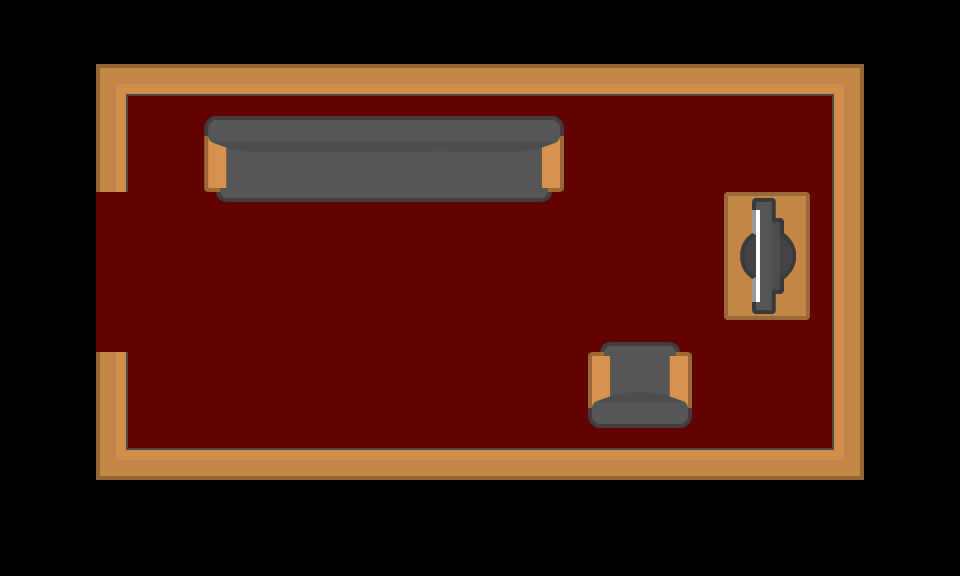

A level layout from a 2D game, rendered from its tile map. Below: a short description, then the map file with its tile-grid data intact:
An orthogonal 30x18 tile map with 32x32 px tiles, 3 tile layers (Tile Layer 1, Tile Layer 2, Tile Layer 3), 2 tilesets.

<map version="1.2" tiledversion="1.2.2" orientation="orthogonal" renderorder="right-down" width="30" height="18" tilewidth="32" tileheight="32" infinite="0" nextlayerid="5" nextobjectid="1">
 <tileset firstgid="1" source="tilesheet_complete_total.tsx" />
 <tileset firstgid="8641" source="images.tsx" />
 <layer id="2" name="Tile Layer 1" width="30" height="18">
  <data encoding="csv">
8650,8650,8650,8650,8650,8650,8650,8650,8650,8650,8650,8650,8650,8650,8650,8650,8650,8650,8650,8650,8650,8650,8650,8650,8650,8650,8650,8650,8650,8650,
8650,8650,8650,8650,8650,8650,8650,8650,8650,8650,8650,8650,8650,8650,8650,8650,8650,8650,8650,8650,8650,8650,8650,8650,8650,8650,8650,8650,8650,8650,
8650,8650,8650,1610614508,1771,1771,1771,1771,1771,1771,1771,1771,1771,1771,1771,1771,1771,1771,1771,1771,1771,1771,1771,1771,1771,1771,1772,8650,8650,8650,
8650,8650,8650,1873,8652,8652,8652,8652,8652,8652,8652,8652,8652,8652,8652,8652,8652,8652,8652,8652,8652,8652,8652,8652,8652,8652,1880,8650,8650,8650,
8650,8650,8650,1873,8652,8652,8652,8652,8652,8652,8652,8652,8652,8652,8652,8652,8652,8652,8652,8652,8652,8652,8652,8652,8652,8652,1880,8650,8650,8650,
8650,8650,8650,1873,8652,8652,8652,8652,8652,8652,8652,8652,8652,8652,8652,8652,8652,8652,8652,8652,8652,8652,8652,8652,8652,8652,1880,8650,8650,8650,
8650,8650,8650,8652,8652,8652,8652,8652,8652,8652,8652,8652,8652,8652,8652,8652,8652,8652,8652,8652,8652,8652,8652,8652,8652,8652,1880,8650,8650,8650,
8650,8650,8650,8652,8652,8652,8652,8652,8652,8652,8652,8652,8652,8652,8652,8652,8652,8652,8652,8652,8652,8652,8652,8652,8652,8652,1880,8650,8650,8650,
8650,8650,8650,8652,8652,8652,8652,8652,8652,8652,8652,8652,8652,8652,8652,8652,8652,8652,8652,8652,8652,8652,8652,8652,8652,8652,1880,8650,8650,8650,
8650,8650,8650,8652,8652,8652,8652,8652,8652,8652,8652,8652,8652,8652,8652,8652,8652,8652,8652,8652,8652,8652,8652,8652,8652,8652,1880,8650,8650,8650,
8650,8650,8650,8652,8652,8652,8652,8652,8652,8652,8652,8652,8652,8652,8652,8652,8652,8652,8652,8652,8652,8652,8652,8652,8652,8652,1880,8650,8650,8650,
8650,8650,8650,1873,8652,8652,8652,8652,8652,8652,8652,8652,8652,8652,8652,8652,8652,8652,8652,8652,8652,8652,8652,8652,8652,8652,1880,8650,8650,8650,
8650,8650,8650,1873,8652,8652,8652,8652,8652,8652,8652,8652,8652,8652,8652,8652,8652,8652,8652,8652,8652,8652,8652,8652,8652,8652,1880,8650,8650,8650,
8650,8650,8650,1873,8652,8652,8652,8652,8652,8652,8652,8652,8652,8652,8652,8652,8652,8652,8652,8652,8652,8652,8652,8652,8652,8652,1880,8650,8650,8650,
8650,8650,8650,3221227244,2527,2527,2527,2527,2527,2527,2527,2527,2527,2527,2527,2527,2527,2527,2527,2527,2527,2527,2527,2527,2527,2527,2684356332,8650,8650,8650,
8650,8650,8650,8650,8650,8650,8650,8650,8650,8650,8650,8650,8650,8650,8650,8650,8650,8650,8650,8650,8650,8650,8650,8650,8650,8650,8650,8650,8650,8650,
8650,8650,8650,8650,8650,8650,8650,8650,8650,8650,8650,8650,8650,8650,8650,8650,8650,8650,8650,8650,8650,8650,8650,8650,8650,8650,8650,8650,8650,8650,
8650,8650,8650,8650,8650,8650,8650,8650,8650,8650,8650,8650,8650,8650,8650,8650,8650,8650,8650,8650,8650,8650,8650,8650,8650,8650,8650,8650,8650,8650
</data>
 </layer>
 <layer id="3" name="Tile Layer 2" width="30" height="18">
  <data encoding="csv">
0,0,0,0,0,0,0,0,0,0,0,0,0,0,0,0,0,0,0,0,0,0,0,0,0,0,0,0,0,0,
0,0,0,0,0,0,0,0,0,0,0,0,0,0,0,0,0,0,0,0,0,0,0,0,0,0,0,0,0,0,
0,0,0,0,0,0,0,0,0,0,0,0,0,0,0,0,0,0,0,0,0,0,0,0,0,0,0,0,0,0,
0,0,0,0,0,0,3221233640,3221233639,3221233638,3221233637,3221233636,3221233635,3221233634,3221233633,3221233632,3221233631,3221233630,3221233629,0,0,0,0,0,0,0,0,0,0,0,0,
0,0,0,0,0,0,3221233532,3221233531,3221233530,3221233529,3221233528,3221233527,3221233526,3221233525,3221233524,3221233523,3221233522,3221233521,0,0,0,0,0,0,0,0,0,0,0,0,
0,0,0,0,0,0,3221233424,3221233423,3221233422,3221233421,3221233420,3221233419,3221233418,3221233417,3221233416,3221233415,3221233414,3221233413,0,0,0,0,0,0,0,0,0,0,0,0,
0,0,0,0,0,0,3221233316,3221233315,3221233314,3221233313,3221233312,3221233311,3221233310,3221233309,3221233308,3221233307,3221233306,3221233305,0,0,0,0,2684362325,2684362217,2684362109,2684362001,0,0,0,0,
0,0,0,0,0,0,0,0,0,0,0,0,0,0,0,0,0,0,0,0,0,0,2684362326,2684362218,2684362110,2684362002,0,0,0,0,
0,0,0,0,0,0,0,0,0,0,0,0,0,0,0,0,0,0,0,0,0,0,2684362327,2684362219,2684362111,2684362003,0,0,0,0,
0,0,0,0,0,0,0,0,0,0,0,0,0,0,0,0,0,0,0,0,0,0,2684362328,2684362220,2684362112,2684362004,0,0,0,0,
0,0,0,0,0,0,0,0,0,0,0,0,0,0,0,0,0,0,7849,7850,7851,7852,0,0,0,0,0,0,0,0,
0,0,0,0,0,0,0,0,0,0,0,0,0,0,0,0,0,0,7957,7958,7959,7960,0,0,0,0,0,0,0,0,
0,0,0,0,0,0,0,0,0,0,0,0,0,0,0,0,0,0,8065,8066,8067,8068,0,0,0,0,0,0,0,0,
0,0,0,0,0,0,0,0,0,0,0,0,0,0,0,0,0,0,8173,8174,8175,8176,0,0,0,0,0,0,0,0,
0,0,0,0,0,0,0,0,0,0,0,0,0,0,0,0,0,0,0,0,0,0,0,0,0,0,0,0,0,0,
0,0,0,0,0,0,0,0,0,0,0,0,0,0,0,0,0,0,0,0,0,0,0,0,0,0,0,0,0,0,
0,0,0,0,0,0,0,0,0,0,0,0,0,0,0,0,0,0,0,0,0,0,0,0,0,0,0,0,0,0,
0,0,0,0,0,0,0,0,0,0,0,0,0,0,0,0,0,0,0,0,0,0,0,0,0,0,0,0,0,0
</data>
 </layer>
 <layer id="4" name="Tile Layer 3" width="30" height="18">
  <data encoding="csv">
0,0,0,0,0,0,0,0,0,0,0,0,0,0,0,0,0,0,0,0,0,0,0,0,0,0,0,0,0,0,
0,0,0,0,0,0,0,0,0,0,0,0,0,0,0,0,0,0,0,0,0,0,0,0,0,0,0,0,0,0,
0,0,0,0,0,0,0,0,0,0,0,0,0,0,0,0,0,0,0,0,0,0,0,0,0,0,0,0,0,0,
0,0,0,0,0,0,0,0,0,0,0,0,0,0,0,0,0,0,0,0,0,0,0,0,0,0,0,0,0,0,
0,0,0,0,0,0,0,0,0,0,0,0,0,0,0,0,0,0,0,0,0,0,0,0,0,0,0,0,0,0,
0,0,0,0,0,0,0,0,0,0,0,0,0,0,0,0,0,0,0,0,0,0,0,0,0,0,0,0,0,0,
0,0,0,0,0,0,0,0,0,0,0,0,0,0,0,0,0,0,0,0,0,0,1610621040,1610621148,1610621256,1610621364,0,0,0,0,
0,0,0,0,0,0,0,0,0,0,0,0,0,0,0,0,0,0,0,0,0,0,1610621039,1610621147,1610621255,1610621363,0,0,0,0,
0,0,0,0,0,0,0,0,0,0,0,0,0,0,0,0,0,0,0,0,0,0,1610621038,1610621146,1610621254,1610621362,0,0,0,0,
0,0,0,0,0,0,0,0,0,0,0,0,0,0,0,0,0,0,0,0,0,0,1610621037,1610621145,1610621253,1610621361,0,0,0,0,
0,0,0,0,0,0,0,0,0,0,0,0,0,0,0,0,0,0,0,0,0,0,0,0,0,0,0,0,0,0,
0,0,0,0,0,0,0,0,0,0,0,0,0,0,0,0,0,0,0,0,0,0,0,0,0,0,0,0,0,0,
0,0,0,0,0,0,0,0,0,0,0,0,0,0,0,0,0,0,0,0,0,0,0,0,0,0,0,0,0,0,
0,0,0,0,0,0,0,0,0,0,0,0,0,0,0,0,0,0,0,0,0,0,0,0,0,0,0,0,0,0,
0,0,0,0,0,0,0,0,0,0,0,0,0,0,0,0,0,0,0,0,0,0,0,0,0,0,0,0,0,0,
0,0,0,0,0,0,0,0,0,0,0,0,0,0,0,0,0,0,0,0,0,0,0,0,0,0,0,0,0,0,
0,0,0,0,0,0,0,0,0,0,0,0,0,0,0,0,0,0,0,0,0,0,0,0,0,0,0,0,0,0,
0,0,0,0,0,0,0,0,0,0,0,0,0,0,0,0,0,0,0,0,0,0,0,0,0,0,0,0,0,0
</data>
 </layer>
</map>
